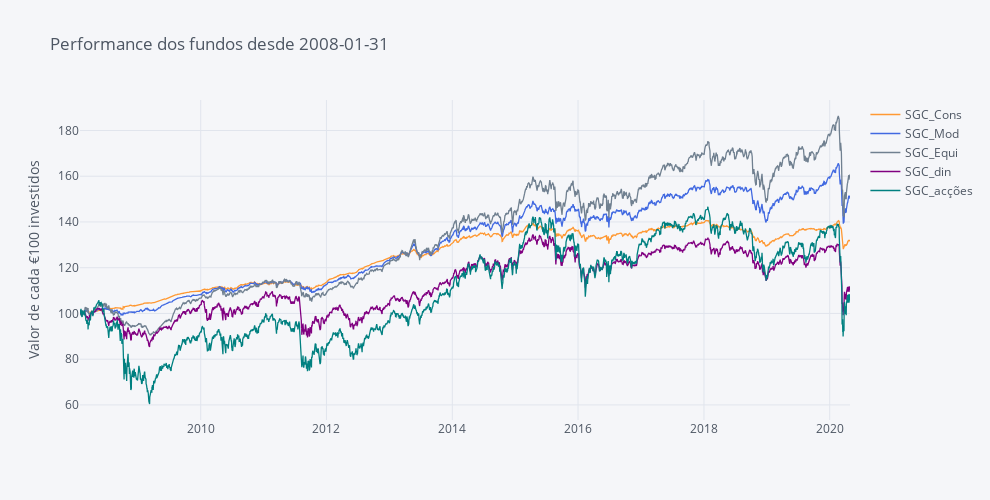

Here is the notebook cell this chart was saved with:
### Markdown cell above
**Dica:** A interactividade dos gráficos da plotly permite:

    . Zoom (mantenham o clique e arrastem o cursor em simultâneo, em cima do gráfico);
    . Tem uma lista de opções que aparece se forem com o cursor ao canto superior direito;
    . Façam duplo clique no gráfico ou seleccionem a opção Autoscale/Reset Axes para voltar ao normal;
    . Alterem a opção de 'Compare data on hoover' para 'Show closest data on hoover' se vos for mais conveniente;
    . Se clicarem num nome na legenda esse fundo desaparece (clicando de novo ele volta a apetecer).

### Code cell
# Making Color Palette
Palette = ['rgb(255, 153, 51)',     # 1 - orange
            'royalblue',            # 2 - Royalblue
            '#708090',              # 3 - Grey
            'rgb(128, 0, 128)',     # 4 - Indigo
            'rgb(0, 128, 128)',     # 6 - Teal
            '#191970',              # 7 - Navy
            'rgb(128, 128, 0)',     # 8 - Olive
            '#00BFFF',              # 9 - Water Blue
            'rgb(128, 177, 211)']   # 10 - 

fundos.iplot(title='Performance dos fundos desde ' + Begin, yTitle='Valor de cada €100 investidos', color=Palette, dimensions=dimensions)

### Figure 1 — Plotly figure (JSON) as saved in the notebook; plotly's stock layout.template omitted (floating-point values rounded to 4 significant figures; data arrays with more than 128 entries replaced by an {"elided": "..."} marker saying what was removed)
{"data": [{"line": {"color": "rgba(255, 153, 51, 1.0)", "dash": "solid", "shape": "linear", "width": 1.3}, "mode": "lines", "name": "SGC_Cons", "text": "", "type": "scatter", "x": {"elided": "3354 str values"}, "y": {"elided": "3354 float values"}}, {"line": {"color": "rgba(65, 105, 225, 1.0)", "dash": "solid", "shape": "linear", "width": 1.3}, "mode": "lines", "name": "SGC_Mod", "text": "", "type": "scatter", "x": {"elided": "3354 str values"}, "y": {"elided": "3354 float values"}}, {"line": {"color": "rgba(112, 128, 144, 1.0)", "dash": "solid", "shape": "linear", "width": 1.3}, "mode": "lines", "name": "SGC_Equi", "text": "", "type": "scatter", "x": {"elided": "3354 str values"}, "y": {"elided": "3354 float values"}}, {"line": {"color": "rgba(128, 0, 128, 1.0)", "dash": "solid", "shape": "linear", "width": 1.3}, "mode": "lines", "name": "SGC_din", "text": "", "type": "scatter", "x": {"elided": "3354 str values"}, "y": {"elided": "3354 float values"}}, {"line": {"color": "rgba(0, 128, 128, 1.0)", "dash": "solid", "shape": "linear", "width": 1.3}, "mode": "lines", "name": "SGC_acções", "text": "", "type": "scatter", "x": {"elided": "3354 str values"}, "y": {"elided": "3354 float values"}}], "layout": {"height": 500, "legend": {"bgcolor": "#F5F6F9", "font": {"color": "#4D5663"}}, "paper_bgcolor": "#F5F6F9", "plot_bgcolor": "#F5F6F9", "title": {"font": {"color": "#4D5663"}, "text": "Performance dos fundos desde 2008-01-31"}, "width": 990, "xaxis": {"autorange": true, "gridcolor": "#E1E5ED", "range": ["2008-01-31", "2020-04-28"], "showgrid": true, "tickfont": {"color": "#4D5663"}, "title": {"font": {"color": "#4D5663"}, "text": ""}, "type": "date", "zerolinecolor": "#E1E5ED"}, "yaxis": {"autorange": true, "gridcolor": "#E1E5ED", "range": [53.41, 193.3], "showgrid": true, "tickfont": {"color": "#4D5663"}, "title": {"font": {"color": "#4D5663"}, "text": "Valor de cada €100 investidos"}, "type": "linear", "zerolinecolor": "#E1E5ED"}}}
